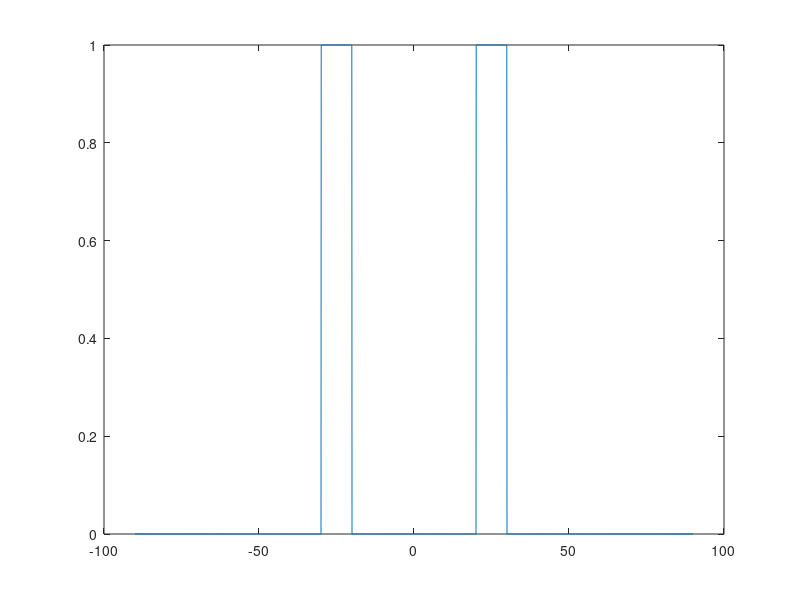

Source code (MATLAB): (Note: this script raises an error after producing the figure.)
%% UPALIB method in article: 
%% Complexity Reduction in Beamforming of Uniform Array Antennas for MIMO Radars Section III.A
%% It is written by Elahe Faghand
clc
clear
format long
N = 30; % number of antennas
of = 1; 
i = 1;
M1 = -30; % strart point
M2 = 30;  % stop point
%%
gamma = (-1:0.001:1);  % 2001 points are considered
theta = (asin(gamma))' ;
tt = theta * 180/pi;
L = length(theta);
%%
m1 = -M2;
m2 = -M1;
%% making members of UPA library
for p = m1 : of : m2
o = exp(1i * pi * (0 : N-1) * tan(p * pi/180));
pp0(i,:,:) = o'*o;
i = i + 1;
end
m = m2 - m1 + 1;
t = sin(theta);
o = zeros(N);
%%  one lobe desired beam pattern
% pl1 = sin(pi/180 * M1);
% ph1 = sin(pi/180 * M2);
% r = (1.*(t>pl1).*(t<ph1));
%% 2 lobes desired beam pattern
p=sin(pi/180*-30);
ph=sin(pi/180*-20);
p2=sin(pi/180*20);
ph2=sin(pi/180*30);  
r=((1.*(t>p).*(t<ph)))+(1.*(t>p2).*(t<ph2));
figure, plot(tt,r)
%% 3 lobes desired beam pattern
% in this case put M1 = -50; M2 = 60;

% p=sin(pi/180*-50);
% ph=sin(pi/180*-40);
% p2=sin(pi/180*-15);
% ph2=sin(pi/180*15);  
% p3=sin(pi/180*40);
% ph3=sin(pi/180*60); 
% r=((1.*(t>p).*(t<ph)))+(1.*(t>p2).*(t<ph2))+(1.*(t>p3).*(t<ph3));
%% steering vector
A = zeros(L,N^2);
for l = 1:L
    aT = exp(  1j * pi*(0:N-1) * sin(theta(l)) ).'; % steering vector
    A(l,:) = kron(aT.',aT');
end
cvx_begin quiet
%%  Coefficient Assignment
 variable co(m)       
for i = 1:m
    su0(:,:) = pp0(i,:,:);  
    o = co(i) * su0 + o;   
end
tic
%% Optimization algorithm
minimize(norm(r - A * vec(o),2))
 subject to
    co>= 0;
cvx_end
toc;
%% Plot
P_sqp=zeros(1,L);
for l = 1:L
    et = exp(1j * pi * (0:N-1) * sin(theta(l))).';
    P_sqp(l) = et' * o * et;
end
plot(tt,10 * log10 (abs(P_sqp))), grid on, hold on
%% MSE
MSE = 1/L * ((r - P_sqp')' * (r - P_sqp'));
